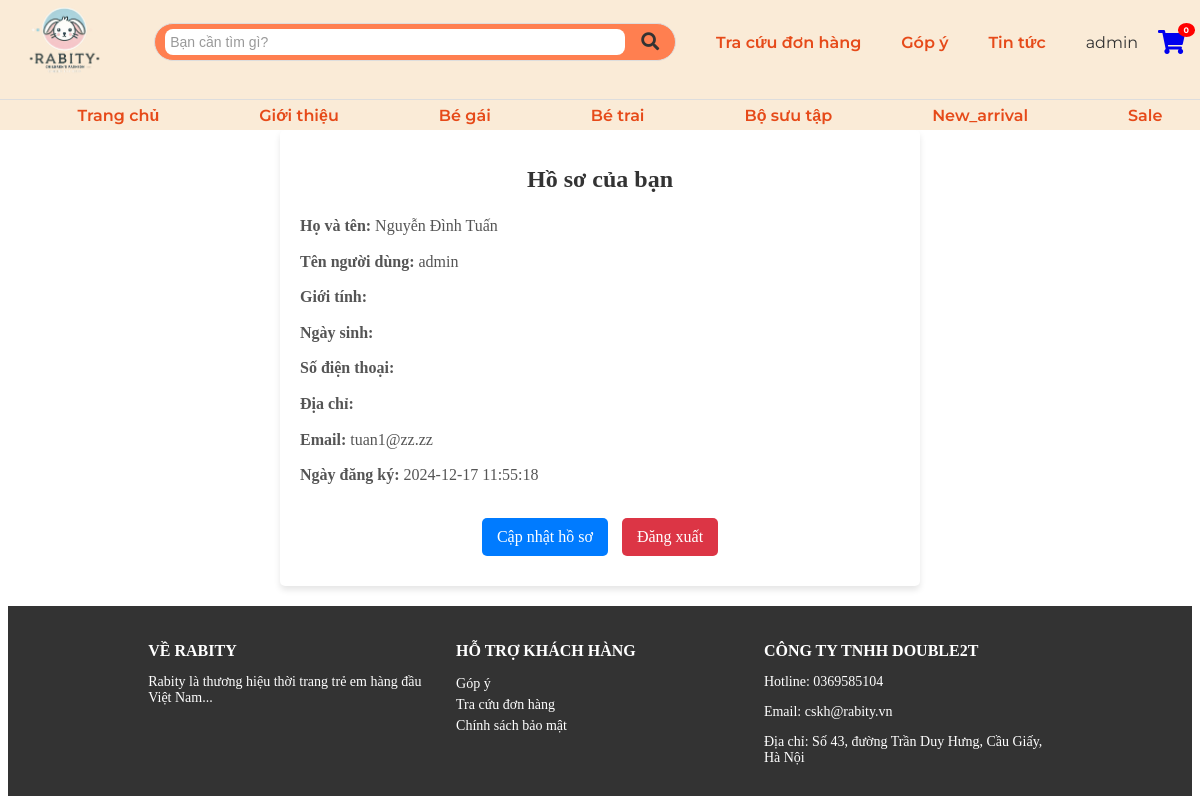
Screenshot of /profile.php (signed in) with the database file from the repository.
### tables this page shows
CREATE TABLE `users` (
  `id` int(11) NOT NULL,
  `fullname` varchar(200) NOT NULL,
  `username` varchar(50) NOT NULL,
  `email` varchar(100) NOT NULL,
  `password` varchar(255) NOT NULL,
  `role` enum('admin','user') DEFAULT 'user',
  `created_at` timestamp NOT NULL DEFAULT current_timestamp()
);

### profile.php (the view, shortened to what this page needs)
<?php
require 'db.php';
$user_id = $_SESSION['user_id'];
$stmt = $pdo->prepare(
    "SELECT users.fullname, users.username, users.email, users.created_at,
            up.gender, up.birthdate, up.phone, up.address
     FROM users
     LEFT JOIN (
         SELECT * FROM user_profiles
         WHERE user_id = :user_id
         ORDER BY updated_at DESC
         LIMIT 1
     ) AS up ON users.id = up.user_id
     WHERE users.id = :user_id"
);
$stmt->execute(['user_id' => $user_id]);
$user = $stmt->fetch(PDO::FETCH_ASSOC);
?>
<!DOCTYPE html>
<html lang="en">
<head>
    <link rel="stylesheet" href="css/profile.css">
</head>
<body>
    <?php include 'header.php'; ?>
    <main>
        <div class="profile-container">
            <h1>Hồ sơ của bạn</h1>
            <div class="profile-info">
                <p><strong>Họ và tên:</strong> <?php echo htmlspecialchars($user['fullname']); ?></p>
                <p><strong>Tên người dùng:</strong> <?php echo htmlspecialchars($user['username']); ?></p>
                <p><strong>Giới tính:</strong> <?php echo htmlspecialchars($user['gender']); ?></p>
                <p><strong>Ngày sinh:</strong> <?php echo htmlspecialchars($user['birthdate']); ?></p>
                <p><strong>Số điện thoại:</strong> <?php echo htmlspecialchars($user['phone']); ?></p>
                <p><strong>Địa chỉ:</strong> <?php echo htmlspecialchars($user['address']); ?></p>
                <p><strong>Email:</strong> <?php echo htmlspecialchars($user['email']); ?></p>
                <p><strong>Ngày đăng ký:</strong> <?php echo htmlspecialchars($user['created_at']); ?></p>
            </div>
            <a href="edit_profile.php" class="edit-btn">Cập nhật hồ sơ</a>
            <a href="login/logout.php" class="logout-btn">Đăng xuất</a>
        </div>
    </main>
    <?php include 'footer.php'; ?>
</body>
</html>

### css/profile.css (style rules this page uses)
.profile-container { max-width: 600px; margin: 130px auto 20px; padding: 20px; background-color: #fff; border-radius: 5px; box-shadow: 0 4px 6px rgba(0, 0, 0, 0.1); text-align: center; }
.profile-container h1 { font-size: 24px; margin-bottom: 20px; color: #333; }
.profile-info { text-align: left; margin-bottom: 20px; }
.profile-info p { font-size: 16px; margin: 10px 0; line-height: 1.6; color: #555; }
.edit-btn, .logout-btn { display: inline-block; margin: 10px 5px; padding: 10px 15px; font-size: 16px; text-decoration: none; border-radius: 5px; transition: background-color 0.3s ease; }
.edit-btn { background-color: #007bff; color: white; }
.logout-btn { background-color: #dc3545; color: white; }

### rows the page displays
users: fullname "Nguyễn Đình Tuấn", username "admin", email "tuan1@zz.zz", created_at "2024-12-17 11:55:18"

### other values shown
$cart_count "0"
$category_name "Bé gái"
$category_name "Bé trai"
$category_name "Bộ sưu tập"
$category_name "New_arrival"
$category_name "Sale"
